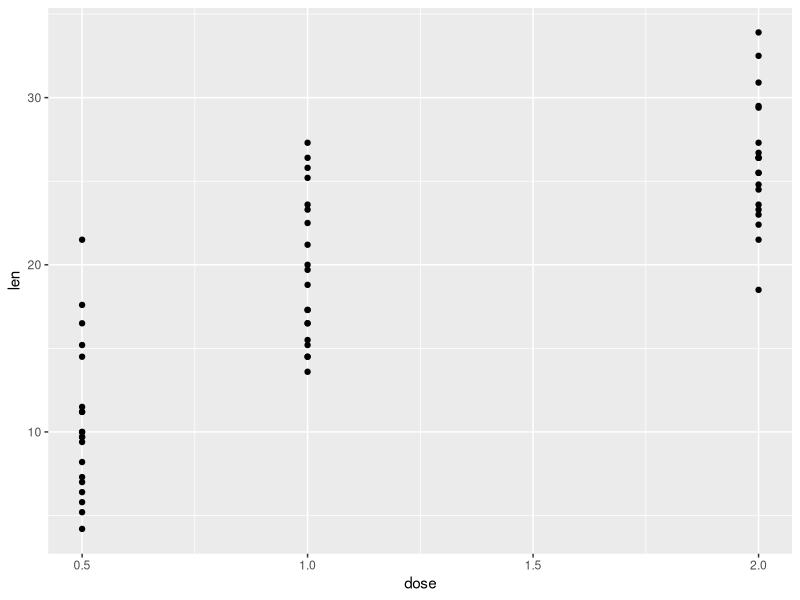
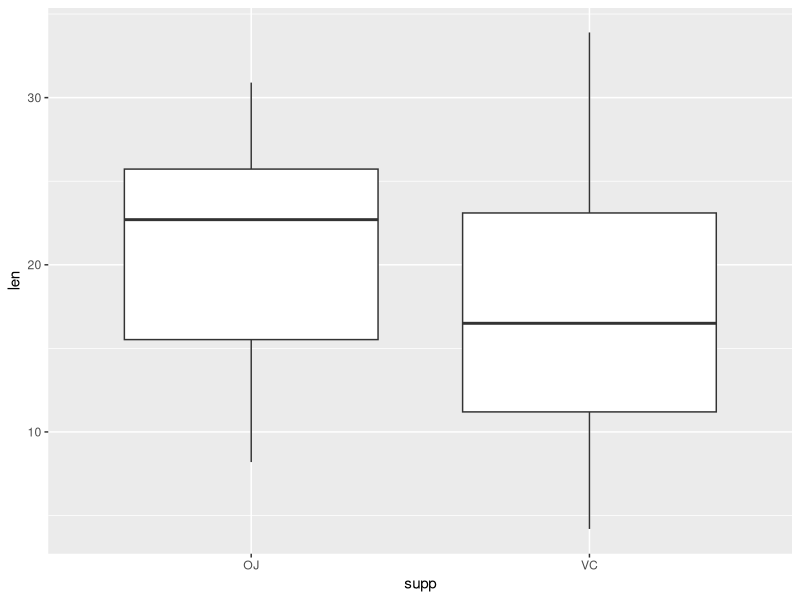
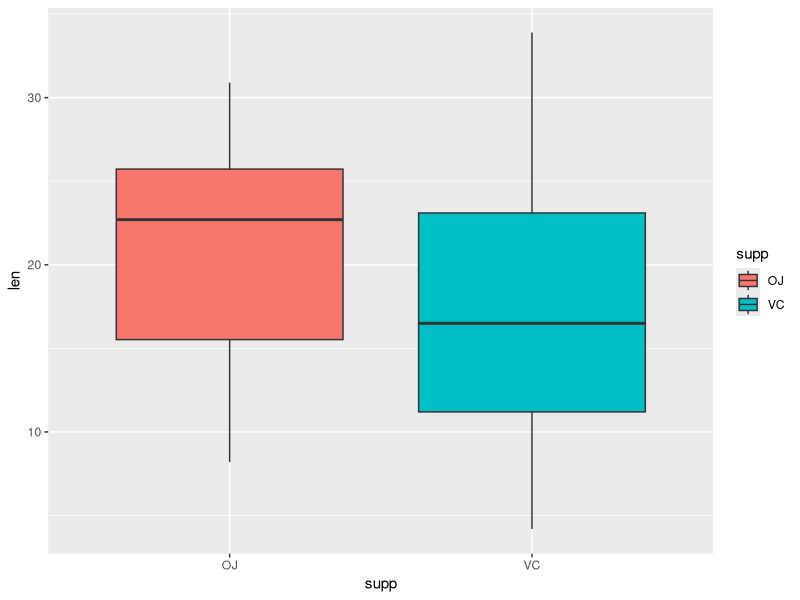
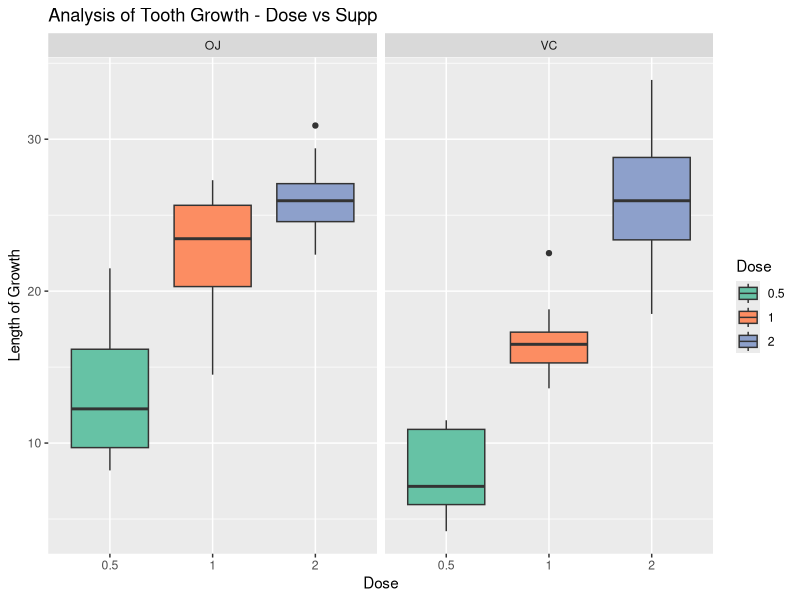
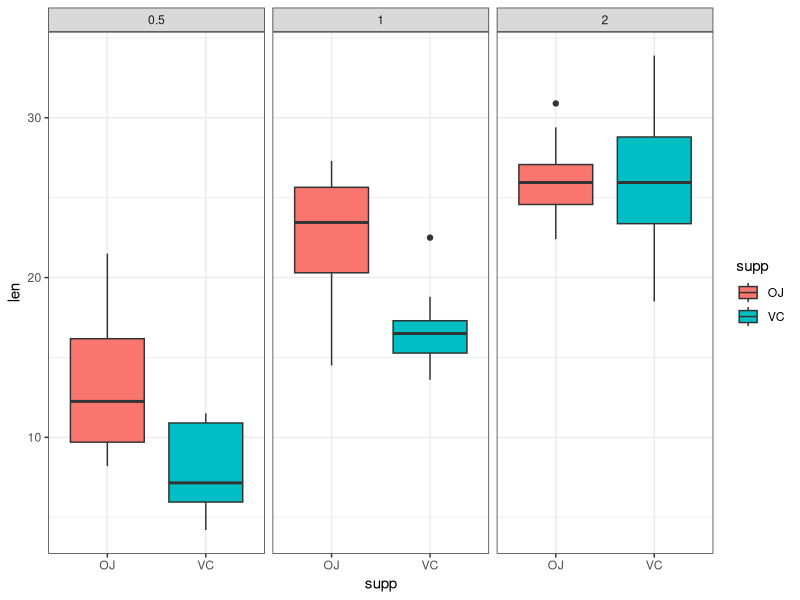
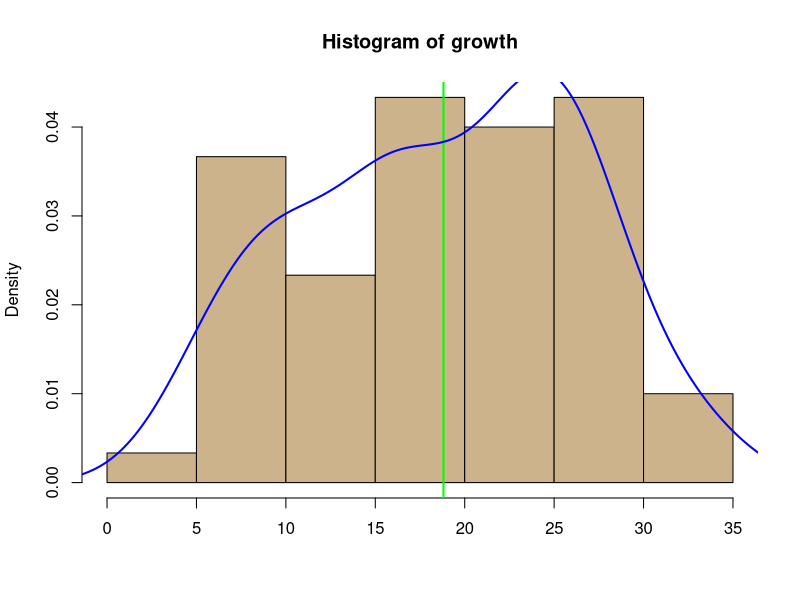

Recreate these plots in R, in order.
## ---- chunk 1
library(datasets)
library(ggplot2)
## ---- chunk 2
ggplot(data = ToothGrowth) +
geom_point(mapping = aes(x = dose, y = len ))
## ---- chunk 3
ggplot(data = ToothGrowth) + 
        geom_boxplot(aes(x = supp, y = len))

## ---- chunk 4
ggplot(aes(x = supp, y = len), data = ToothGrowth) + 
        geom_boxplot(aes(fill = supp))
## ---- chunk 5
#summary(ToothGrowth)

ggplot(ToothGrowth, aes(x=factor(dose),y=len,fill=factor(dose))) +
        geom_boxplot(notch=F) + facet_grid(.~supp) + 
     scale_x_discrete("Dose") + 
     scale_y_continuous("Length of Growth") + 
        scale_fill_brewer(name="Dose", palette = "Set2") +
     ggtitle("Analysis of Tooth Growth - Dose vs Supp")
## ---- chunk 6
ggplot(ToothGrowth, aes(x = supp, y = len)) +
        geom_boxplot(aes(fill = supp)) + facet_wrap(~dose) + theme_bw()

## ---- chunk 7
growth <- ToothGrowth$len
hist(growth, prob = TRUE, col = "navajowhite3", border = "black", xlab = "")
abline(v = mean(growth), col = "green", lwd = 2)
lines(density(growth), col="blue", lwd=2)

#qqnorm(growth);qqline(growth)
#original_par <-par()
#par(original_par)

